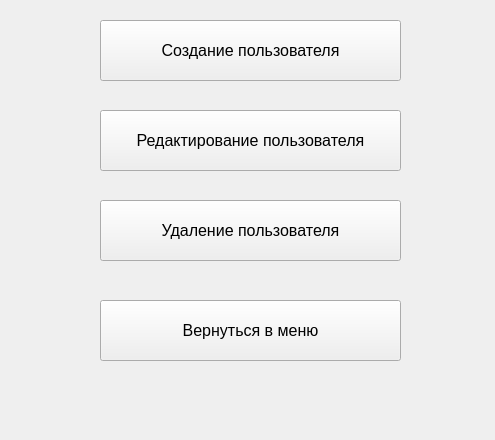
<?xml version="1.0" encoding="UTF-8"?>
<ui version="4.0">
 <class>users</class>
 <widget class="QWidget" name="users">
  <property name="geometry">
   <rect>
    <x>0</x>
    <y>0</y>
    <width>495</width>
    <height>440</height>
   </rect>
  </property>
  <property name="windowTitle">
   <string>Form</string>
  </property>
  <widget class="QPushButton" name="create">
   <property name="geometry">
    <rect>
     <x>100</x>
     <y>20</y>
     <width>301</width>
     <height>61</height>
    </rect>
   </property>
   <property name="font">
    <font>
     <pointsize>12</pointsize>
    </font>
   </property>
   <property name="text">
    <string>Создание пользователя</string>
   </property>
  </widget>
  <widget class="QPushButton" name="edit">
   <property name="geometry">
    <rect>
     <x>100</x>
     <y>110</y>
     <width>301</width>
     <height>61</height>
    </rect>
   </property>
   <property name="font">
    <font>
     <pointsize>12</pointsize>
    </font>
   </property>
   <property name="text">
    <string>Редактирование пользователя</string>
   </property>
  </widget>
  <widget class="QPushButton" name="delete_2">
   <property name="geometry">
    <rect>
     <x>100</x>
     <y>200</y>
     <width>301</width>
     <height>61</height>
    </rect>
   </property>
   <property name="font">
    <font>
     <pointsize>12</pointsize>
    </font>
   </property>
   <property name="text">
    <string>Удаление пользователя</string>
   </property>
  </widget>
  <widget class="QPushButton" name="back">
   <property name="geometry">
    <rect>
     <x>100</x>
     <y>300</y>
     <width>301</width>
     <height>61</height>
    </rect>
   </property>
   <property name="font">
    <font>
     <pointsize>12</pointsize>
    </font>
   </property>
   <property name="text">
    <string>Вернуться в меню</string>
   </property>
  </widget>
 </widget>
 <resources/>
 <connections/>
</ui>
